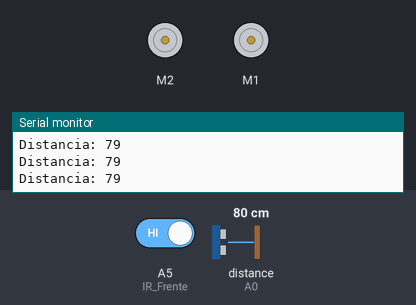
A sketch run on a simulated Arduino Uno, built with avr-gcc and run on an emulated ATmega328P. Shown: 2 × DC motor (green arrow = forward, orange = backward, longer = faster), the last lines printed to the serial monitor. Wiring (inferred from the names in the program): ultrasonic range finder: trigger A1; echo A0. Inputs (shaded band) come from the test bench; at power-on: distance to the obstacle (sensor on A0) 80 cm, A5 (IR_Frente) HIGH. The echo pulse lasts 58.3 µs per cm.

Above: at 1.2 s.
1.3 s: distance to the obstacle (sensor on A0) set to 2 cm
4.3 s: A5 (IR_Frente) driven LOW
At 5.46 s:
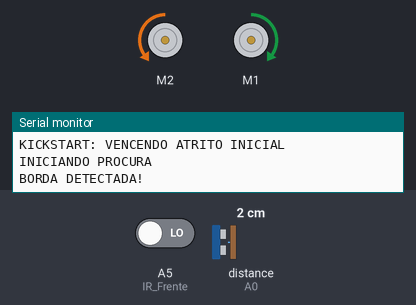
7.3 s: A5 (IR_Frente) driven HIGH
At 8.6 s:
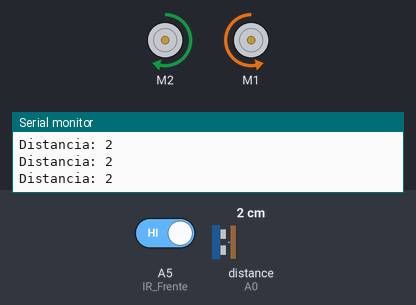
9.2 s: distance to the obstacle (sensor on A0) set to 4 cm
10.7 s: distance to the obstacle (sensor on A0) set to 7 cm
At 11.0 s:
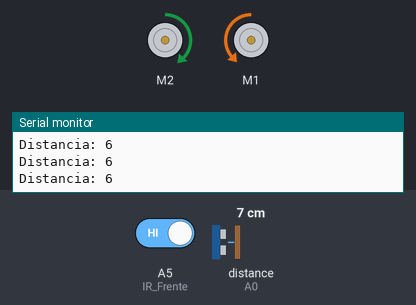
12.2 s: distance to the obstacle (sensor on A0) set to 37 cm
13.9 s: distance to the obstacle (sensor on A0) set to 46 cm
At 15.2 s:
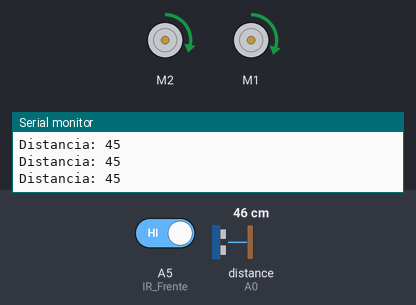
Timing chart, 0 to 16.9 s (numbered marks = the images above; inputs shaded):
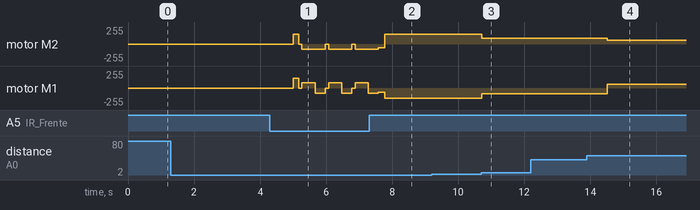

Measured:
- the behaviour switches between 5 and 6 cm on distance to the obstacle (sensor on A0) (found by bisection; images 2 and 3)
- the behaviour switches between 41 and 42 cm on distance to the obstacle (sensor on A0) (found by bisection; images 3 and 4)
- after the input at 10.7 s, motor M2: forward 150/255 → forward 90/255 at once; motor M1: backward 150/255 → backward 85/255 at once
- after the input at 13.9 s, motor M2: forward 90/255 → forward 55/255 after 0.61 s; motor M1: backward 85/255 → forward 60/255 after 0.61 s
- by itself, motor M2: repeats every 0.81 s: stopped 0.10 s, backward 80/255 0.71 s
- by itself, motor M1: repeats every 0.81 s: stopped 0.10 s, forward 80/255 0.40 s, backward 80/255 0.31 s

The sketch:

C_digo_Rob_.ino
```cpp
#include "AFMotor_R4.h"

// =====================================================
// MOTORES
// =====================================================
AF_DCMotor motorEsq(2);
AF_DCMotor motorDir(1);

// =====================================================
// Pinos do Sensor Ultrassônico
// =====================================================
#define ECHO A0
#define TRIG A1

#define IR_Frente A5

// =====================================================
// ESTADOS
// =====================================================
enum Estado {
  ESPERA,
  PROCURA,
  BATALHA
};

Estado estadoAtual = ESPERA;
unsigned long tempoInicial;
unsigned long tempoPerdaVisao = 0;
bool emPerdaDeVisao = false;

// =====================================================
// MEDIR DISTÂNCIA
// =====================================================
// =====================================================
// MEDIR DISTÂNCIA (FILTRADA)
// =====================================================
long medirDistancia() {

  long soma = 0;
  int leiturasValidas = 0;

  for (int i = 0; i < 5; i++) {

    digitalWrite(TRIG, LOW);
    delayMicroseconds(2);

    digitalWrite(TRIG, HIGH);
    delayMicroseconds(10);

    digitalWrite(TRIG, LOW);

    long duracao = pulseIn(ECHO, HIGH, 15000);

    if (duracao > 0) {
      long distancia = duracao * 0.034 / 2;

      soma += distancia;
      leiturasValidas++;
    }

    delayMicroseconds(500);
  }

  if (leiturasValidas == 0) {
    return 999;
  }

  return soma / leiturasValidas;
}

// =====================================================
// SETUP
// =====================================================
void setup() {
  Serial.begin(9600);

  pinMode(TRIG, OUTPUT);
  pinMode(ECHO, INPUT);

  pinMode(IR_Frente, INPUT);

  // Garante motores parados no início
  motorEsq.setSpeed(0);
  motorDir.setSpeed(0);
  motorEsq.run(RELEASE);
  motorDir.run(RELEASE);

  tempoInicial = millis();
  Serial.println("MODO ESPERA - 5s");
}

// =====================================================
// LOOP PRINCIPAL
// =====================================================
void loop() {
  long distancia = medirDistancia();
  int borda = digitalRead(IR_Frente);

  // =================================================
  // EVITAR BORDA (Com trava de segurança dos 5s)
  // =================================================
  if (estadoAtual != ESPERA && borda == LOW) {   // ajuste LOW/HIGH após testar
    Serial.println("BORDA DETECTADA!");

    // para
    motorEsq.run(RELEASE);
    motorDir.run(RELEASE);
    delay(100);

    // dá ré (Velocidades originais mantidas)
    motorEsq.setSpeed(80);
    motorDir.setSpeed(80);
    motorEsq.run(BACKWARD);
    motorDir.run(FORWARD);
    delay(400);

    // gira para dentro da arena
    motorEsq.run(BACKWARD);
    motorDir.run(BACKWARD);
    delay(300);

    tempoInicial = millis();
    estadoAtual = PROCURA;

    return;
  }

  Serial.print("Distancia: ");
  Serial.println(distancia);

  // =================================================
  // MÁQUINA DE ESTADOS
  // =================================================
  switch (estadoAtual) {

    case ESPERA:
      motorEsq.run(RELEASE);
      motorDir.run(RELEASE);

      // Espera os 5 segundos obrigatórios antes de iniciar
      if (millis() - tempoInicial >= 5000) {
        Serial.println("KICKSTART: VENCENDO ATRITO INICIAL");

        // Sistema de avanço inicial (Kickstart - Limitado a 150)
        motorEsq.setSpeed(150);
        motorDir.setSpeed(150);
        motorEsq.run(FORWARD);
        motorDir.run(FORWARD);

        delay(120); // Tempo curto para destravar o motor estático

        estadoAtual = PROCURA;
        Serial.println("INICIANDO PROCURA");
      }
      break;

    case PROCURA:
      // Zera as variáveis de controle de perda de visão ao entrar na busca
      emPerdaDeVisao = false;

      // Patrulha com proporções mantidas (50/55)
      motorEsq.setSpeed(55);
      motorDir.setSpeed(60);

      motorEsq.run(FORWARD);
      motorDir.run(FORWARD);

      if (distancia > 0 && distancia < 40) {
        Serial.println("ALVO ENCONTRADO -> APLICANDO FREIO");

        // Rotina de Freio Anti-Inércia
        motorEsq.setSpeed(55);
        motorDir.setSpeed(60);
        motorEsq.run(BACKWARD);
        motorDir.run(BACKWARD);
        delay(150);

        estadoAtual = BATALHA;
        Serial.println("MODO BATALHA -> INDO COM TUDO");
      }
      break;

    case BATALHA:

      // =========================================================
      // ETAPA 1: APROXIMAÇÃO (Antes de tocar)
      // =========================================================
      if (distancia > 4 && distancia <= 40) {
        //Serial.println("BATALHA: APROXIMANDO...");
        // Proporções mantidas (85/80)
        motorEsq.setSpeed(90);
        motorDir.setSpeed(85);
        motorEsq.run(FORWARD);
        motorDir.run(BACKWARD);
      }
      // =========================================================
      // ETAPA 2: CONTATO (Tocando no oponente)
      // =========================================================
      else if (distancia > 0 && distancia <= 8) {
        //Serial.println("BATALHA: CONTATO! EMPURRANDO MAX...");
        // Força "MÁXIMA" permitida pelo seu limite (150/150)
        motorEsq.setSpeed(150);
        motorDir.setSpeed(150);
        motorEsq.run(FORWARD);
        motorDir.run(BACKWARD);
      }

      // =========================================================
      // CONTROLE DE PERDA DE VISÃO (Tolerância de 500ms)
      // =========================================================
      if (distancia > 40 || distancia == 999 || distancia <= 0) {

        // Se acabou de perder o contato, inicia a contagem de meio segundo
        if (!emPerdaDeVisao) {
          tempoPerdaVisao = millis();
          emPerdaDeVisao = true;
          Serial.println("ALVO SUMIU: MANTENDO AVANÇO POR 500MS...");
        }

        // Se já se passaram 500ms sem o alvo voltar, desiste e procura
        if (millis() - tempoPerdaVisao >= 500) {
          estadoAtual = PROCURA;
          Serial.println("TEMPO ESGOTADO -> VOLTANDO PARA PROCURA");
        }

      } else {
        // Se o robô recuperou a visão do oponente, zera o temporizador
        if (emPerdaDeVisao) {
          emPerdaDeVisao = false;
          Serial.println("ALVO RECUPERADO -> MANTENDO BATALHA");
        }
      }
      break;
  }

  delay(30);
}
```
